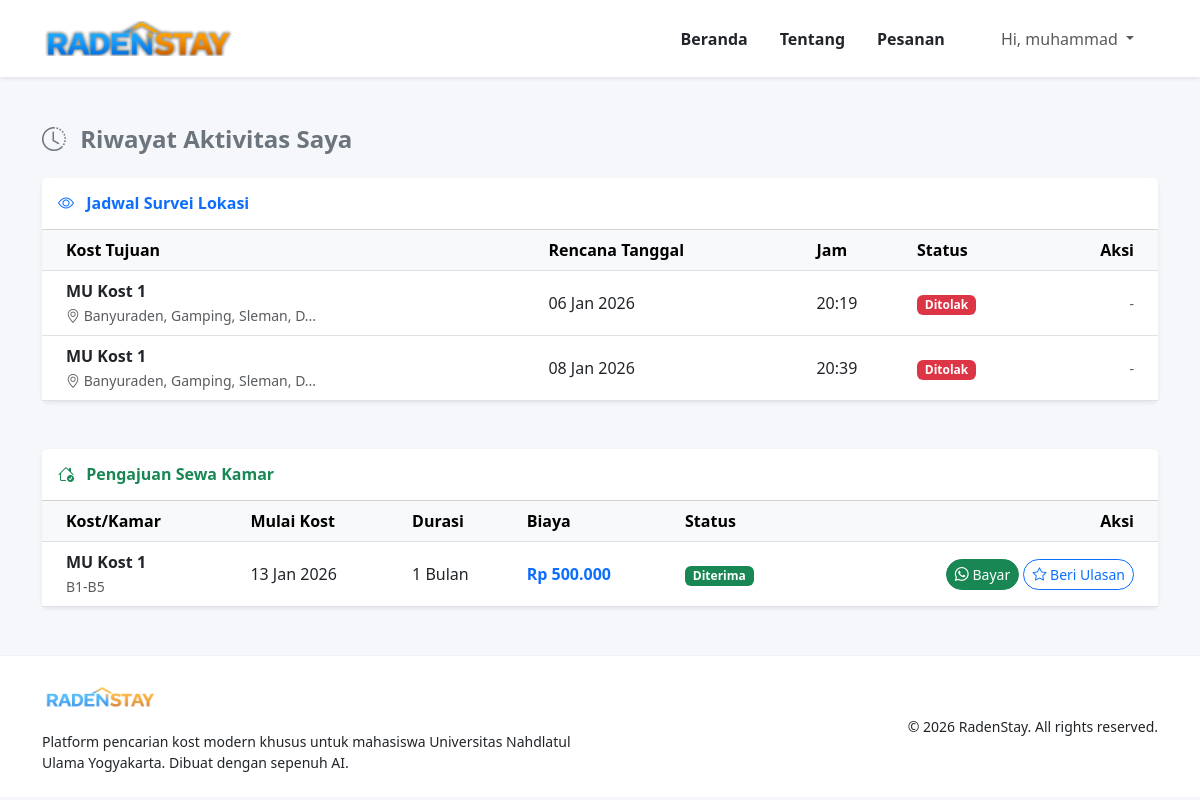
/riwayat_sewa.php (signed in), run on the app's committed database.
### tables this page shows
CREATE TABLE `survei` (
  `id_survei` int NOT NULL,
  `id_user` int NOT NULL,
  `id_kost` int NOT NULL,
  `tgl_survei` date NOT NULL,
  `jam_survei` time NOT NULL,
  `status` enum('Menunggu','Diterima','Ditolak','Selesai') DEFAULT 'Menunggu'
);

CREATE TABLE `kost` (
  `id_kost` int NOT NULL,
  `id_pemilik` int DEFAULT NULL,
  `nama_kost` varchar(100) DEFAULT NULL,
  `alamat` text,
  `latitude` decimal(10,8) DEFAULT NULL,
  `longitude` decimal(11,8) DEFAULT NULL,
  `jenis_kost` enum('Putra','Putri','Campur') DEFAULT NULL
);

CREATE TABLE `pengajuan_sewa` (
  `id_pengajuan` int NOT NULL,
  `id_user` int NOT NULL,
  `id_kost` int NOT NULL,
  `id_kamar` int NOT NULL,
  `tanggal_pengajuan` datetime DEFAULT CURRENT_TIMESTAMP,
  `tanggal_mulai_kos` date NOT NULL,
  `durasi_bulan` int NOT NULL DEFAULT '1',
  `status` enum('Menunggu','Diterima','Ditolak','Dibatalkan') DEFAULT 'Menunggu'
);

CREATE TABLE `kamar` (
  `id_kamar` int NOT NULL,
  `id_kost` int DEFAULT NULL,
  `nama_tipe_kamar` varchar(100) DEFAULT NULL,
  `harga_per_bulan` decimal(12,2) DEFAULT NULL,
  `stok_kamar` int DEFAULT NULL,
  `lebar_ruangan` varchar(20) DEFAULT NULL,
  `sudah_termasuk_listrik` tinyint(1) DEFAULT '0',
  `kapasitas` int DEFAULT '1'
);

### riwayat_sewa.php (the view, shortened to what this page needs)
<?php
include 'koneksi.php';
$id_user = $_SESSION['id_user'];
?>
<!DOCTYPE html>
<html lang="id">
<head>
    <link href="https://cdn.jsdelivr.net/npm/bootstrap@5.3.0/dist/css/bootstrap.min.css" rel="stylesheet">
    <link rel="stylesheet" href="https://cdn.jsdelivr.net/npm/bootstrap-icons@1.11.1/font/bootstrap-icons.css">
    <link rel="stylesheet" href="assets/css/style.css">
</head>
<body>
    <?php include 'navbar.php'; ?>
    <div class="container my-5">
        <h4 class="fw-bold mb-4 text-secondary"><i class="bi bi-clock-history me-2"></i> Riwayat Aktivitas Saya</h4>
        <div class="card border-0 shadow-sm mb-5">
            <div class="card-header bg-white py-3">
                <h6 class="fw-bold mb-0 text-primary"><i class="bi bi-eye me-2"></i> Jadwal Survei Lokasi</h6>
            </div>
            <div class="card-body p-0">
                <div class="table-responsive">
                    <table class="table table-hover align-middle mb-0">
                        <thead class="table-light">
                            <tr>
                                <th class="ps-4">Kost Tujuan</th>
                                <th>Rencana Tanggal</th>
                                <th>Jam</th>
                                <th>Status</th>
                                <th class="text-end pe-4">Aksi</th>
                            </tr>
                        </thead>
                        <tbody>
                            <?php
                            $q_survei = mysqli_query($conn, "SELECT s.*, k.nama_kost, k.alamat, u.no_hp as hp_pemilik
                                                         FROM survei s
                                                         JOIN kost k ON s.id_kost = k.id_kost
                                                         JOIN users u ON k.id_pemilik = u.id_user
                                                         WHERE s.id_user = '$id_user'
                                                         ORDER BY s.id_survei DESC");
                            if (mysqli_num_rows($q_survei) > 0):
                                while ($s = mysqli_fetch_assoc($q_survei)):
                            ?>
                                    <tr>
                                        <td class="ps-4">
                                            <span class="fw-bold d-block"><?= $s['nama_kost'] ?></span>
                                            <small class="text-muted"><i class="bi bi-geo-alt"></i> <?= substr($s['alamat'], 0, 30) ?>...</small>
                                        </td>
                                        <td><?= date('d M Y', strtotime($s['tgl_survei'])) ?></td>
                                        <td><?= date('H:i', strtotime($s['jam_survei'])) ?></td>
                                        <td>
                                            <?php if ($s['status'] == 'Menunggu'): ?>
                                                <span class="badge bg-warning text-dark">Menunggu</span>
                                            <?php elseif ($s['status'] == 'Diterima'): ?>
                                                <span class="badge bg-success">Disetujui</span>
                                            <?php else: ?>
                                                <span class="badge bg-danger">Ditolak</span>
                                            <?php endif; ?>
                                        </td>
                                        <td class="text-end pe-4">
                                            <?php if ($s['status'] == 'Diterima'): ?>
                                                <a href="https://wa.me/<?= $s['hp_pemilik'] ?>?text=Halo Kak, saya mau konfirmasi jadi survei ke <?= $s['nama_kost'] ?> tanggal <?= $s['tgl_survei'] ?> jam <?= $s['jam_survei'] ?>" target="_blank" class="btn btn-sm btn-success rounded-pill">
                                                    <i class="bi bi-whatsapp"></i> Chat
                                                </a>
                                                <button type="button" class="btn btn-sm btn-outline-primary rounded-pill"
                                                    onclick="bukaModalReview('<?= $s['id_kost'] ?>', '<?= $s['nama_kost'] ?>')">
                                                    <i class="bi bi-star"></i> Nilai Akurasi
                                                </button>
                                            <?php elseif ($s['status'] == 'Menunggu'): ?>
                                                <a href="riwayat_sewa.php?aksi=batal_survei&id=<?= $s['id_survei'] ?>" class="btn btn-sm btn-outline-danger rounded-pill" onclick="return confirm('Batalkan jadwal survei ini?')">Batal</a>
                                            <?php else: ?>
                                                <small class="text-muted">-</small>
                                            <?php endif; ?>
                                        </td>
                                    </tr>
                                <?php endwhile;
                            else: ?>
                                <tr>
                                    <td colspan="5" class="text-center py-4 text-muted">Belum ada jadwal survei.</td>
                                </tr>
                            <?php endif; ?>
                        </tbody>
                    </table>
                </div>
            </div>
        </div>
        <div class="card border-0 shadow-sm">
            <div class="card-header bg-white py-3">
                <h6 class="fw-bold mb-0 text-success"><i class="bi bi-house-check me-2"></i> Pengajuan Sewa Kamar</h6>
            </div>
            <div class="card-body p-0">
                <div class="table-responsive">
                    <table class="table table-hover align-middle mb-0">
                        <thead class="table-light">
                            <tr>
                                <th class="ps-4">Kost/Kamar</th>
                                <th>Mulai Kost</th>
                                <th>Durasi</th>
                                <th>Biaya</th>
                                <th>Status</th>
                                <th class="text-end pe-4">Aksi</th>
                            </tr>
                        </thead>
                        <tbody>
                            <?php
                            $q_sewa = mysqli_query($conn, "SELECT p.*, k.nama_kost, k.alamat, km.nama_tipe_kamar, km.harga_per_bulan, u.no_hp as hp_pemilik
                                  FROM pengajuan_sewa p
                                  JOIN kost k ON p.id_kost = k.id_kost
                                  JOIN kamar km ON p.id_kamar = km.id_kamar
                                  JOIN users u ON k.id_pemilik = u.id_user
                                  WHERE p.id_user = '$id_user'
                                  ORDER BY p.id_pengajuan DESC");
                            if (mysqli_num_rows($q_sewa) > 0):
                                while ($row = mysqli_fetch_assoc($q_sewa)):
                                    $total = $row['harga_per_bulan'] * $row['durasi_bulan'];
                            ?>
                                    <tr>
                                        <td class="ps-4">
                                            <span class="fw-bold d-block"><?= $row['nama_kost'] ?></span>
                                            <small class="text-muted"><?= $row['nama_tipe_kamar'] ?></small>
                                        </td>
                                        <td><?= date('d M Y', strtotime($row['tanggal_mulai_kos'])) ?></td>
                                        <td><?= $row['durasi_bulan'] ?> Bulan</td>
                                        <td class="fw-bold text-primary">Rp <?= number_format($total, 0, ',', '.') ?></td>
                                        <td>
                                            <?php if ($row['status'] == 'Menunggu'): ?>
                                                <span class="badge bg-warning text-dark">Menunggu</span>
                                            <?php elseif ($row['status'] == 'Diterima'): ?>
                                                <span class="badge bg-success">Diterima</span>
                                            <?php else: ?>
                                                <span class="badge bg-danger"><?= $row['status'] ?></span>
                                            <?php endif; ?>
                                        </td>
                                        <td class="text-end pe-4">
                                            <?php if ($row['status'] == 'Menunggu'): ?>
                                                <a href="riwayat_sewa.php?aksi=batal&id=<?= $row['id_pengajuan'] ?>" class="btn btn-sm btn-outline-danger rounded-pill" onclick="return confirm('Batalkan sewa? Stok kamar akan dikembalikan.')">Batal</a>
                                            <?php elseif ($row['status'] == 'Diterima'): ?>
                                                <a href="https://wa.me/<?= $row['hp_pemilik'] ?>?text=Halo Kak, pengajuan sewa saya di <?= $row['nama_kost'] ?> sudah DITERIMA. Mohon info pembayaran." target="_blank" class="btn btn-sm btn-success rounded-pill"><i class="bi bi-whatsapp"></i> Bayar</a>
                                                <button type="button" class="btn btn-sm btn-outline-primary rounded-pill"
                                                    onclick="bukaModalReview('<?= $row['id_kost'] ?>', '<?= $row['nama_kost'] ?>')">
                                                    <i class="bi bi-star"></i> Beri Ulasan
                                                </button>
                                            <?php else: ?>
                                                <small class="text-muted">Selesai</small>
                                            <?php endif; ?>
                                        </td>
                                    </tr>
                                <?php endwhile;
                            else: ?>
                                <tr>
                                    <td colspan="6" class="text-center py-4 text-muted">Belum ada pengajuan sewa.</td>
                                </tr>
                            <?php endif; ?>
                        </tbody>
                    </table>
                </div>
            </div>
        </div>
    </div>
    <?php include 'footer.php'; ?>
</body>
</html>

### riwayat_sewa.php (style rules this page uses)
body { background-color: #f5f7fa; }

### data on the page
survei: id_kost.nama_kost "MU Kost 1", id_kost.alamat "Banyuraden, Gamping, Sleman, D", tgl_survei "06 Jan 2026", jam_survei "20:19", status "Ditolak"
survei: id_kost.nama_kost "MU Kost 1", id_kost.alamat "Banyuraden, Gamping, Sleman, D", tgl_survei "08 Jan 2026", jam_survei "20:39", status "Ditolak"
pengajuan_sewa: id_kost.nama_kost "MU Kost 1", id_kamar.nama_tipe_kamar "B1-B5", tanggal_mulai_kos "13 Jan 2026", durasi_bulan "1", total "500.000", status "Diterima"

### other printed values
strtok($_SESSION['nama_lengkap'] ?? 'User', ' ') "muhammad"
